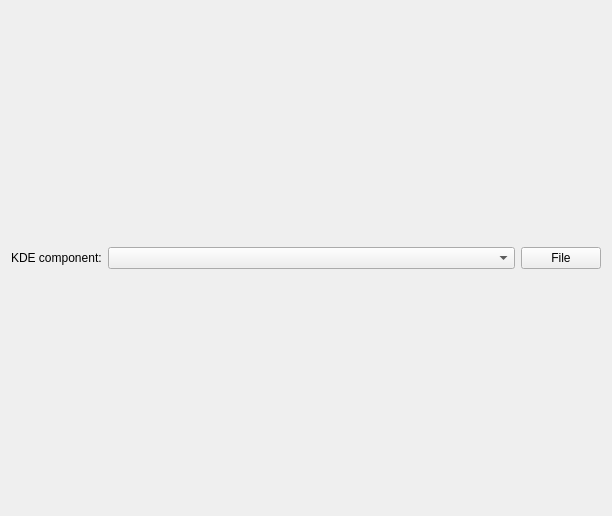
<?xml version="1.0" encoding="UTF-8"?>
<ui version="4.0">
 <class>KGlobalShortcutsEditor</class>
 <widget class="QWidget" name="KGlobalShortcutsEditor">
  <property name="geometry">
   <rect>
    <x>0</x>
    <y>0</y>
    <width>612</width>
    <height>516</height>
   </rect>
  </property>
  <layout class="QVBoxLayout" name="verticalLayout">
   <item>
    <layout class="QHBoxLayout" name="horizontalLayout">
     <item>
      <widget class="QLabel" name="label">
       <property name="text">
        <string>KDE component:</string>
       </property>
      </widget>
     </item>
     <item>
      <widget class="KComboBox" name="components">
       <property name="sizePolicy">
        <sizepolicy hsizetype="Expanding" vsizetype="Fixed">
         <horstretch>0</horstretch>
         <verstretch>0</verstretch>
        </sizepolicy>
       </property>
      </widget>
     </item>
     <item>
      <widget class="QPushButton" name="menu_button">
       <property name="text">
        <string>File</string>
       </property>
      </widget>
     </item>
    </layout>
   </item>
  </layout>
 </widget>
 <customwidgets>
  <customwidget>
   <class>KComboBox</class>
   <extends>QComboBox</extends>
   <header>kcombobox.h</header>
  </customwidget>
 </customwidgets>
 <tabstops>
  <tabstop>components</tabstop>
  <tabstop>menu_button</tabstop>
 </tabstops>
 <connections/>
</ui>
